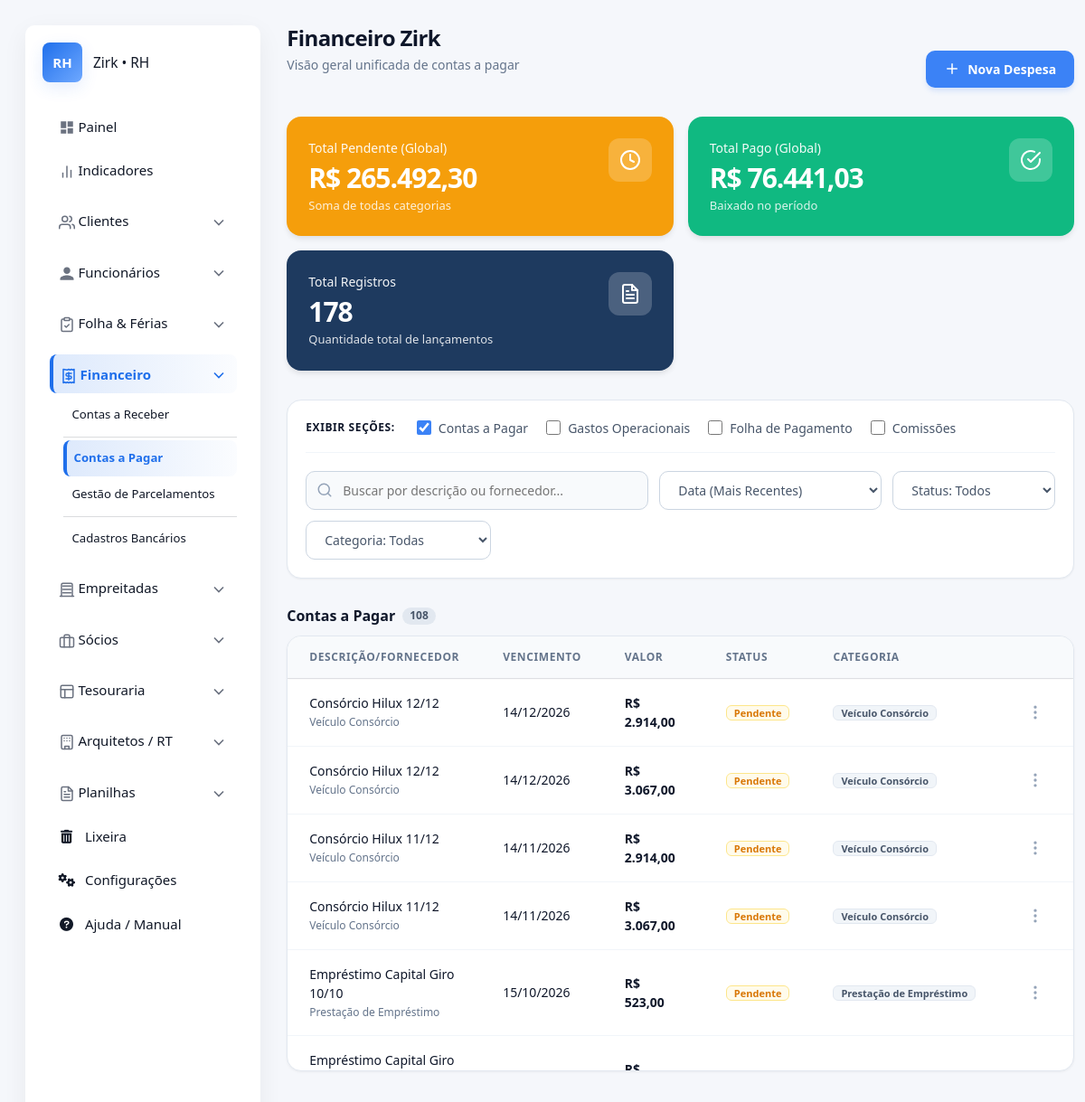
Screenshot of /pagar/ (signed in) with the database file from the repository.
### apps/financeiro/pagar/models.py (models this page shows, shortened)
class GastoBase(SoftDeleteMixin):
    parcelamento = models.ForeignKey(
            ParcelamentoPagar,
            on_delete=models.CASCADE, # Se apagar o pai, apaga as parcelas (ou use PROTECT/SET_NULL conforme regra)
            null=True,
            blank=True,
            related_name='parcelas_%(class)s', # Ex: parcelas_boleto, parcelas_cheque
            verbose_name="Vínculo de Parcelamento"
        )
    banco_origem = models.ForeignKey(
        'receber.Banco',
        on_delete=models.PROTECT,  # Alterado para PROTECT (Segurança Financeira)
        null=True,
        blank=True,
        verbose_name="Conta Bancária"
    )
    movimento_banco = models.OneToOneField(
        'receber.MovimentoBanco',
        on_delete=models.PROTECT,  # Alterado para PROTECT
        null=True,
        blank=True,
        related_name='%(class)s_origem'
    )
    movimento_caixa = models.OneToOneField(
        'receber.CaixaDiario',
        on_delete=models.PROTECT,  # Alterado para PROTECT
        null=True,
        blank=True,
        related_name='%(class)s_origem'
    )
    credor = models.CharField(
        max_length=150,
        verbose_name="Credor / Fornecedor",
        null=True,
        blank=True,
        help_text="Nome da empresa ou pessoa que receberá o pagamento (Igual à planilha)"
    )
    descricao = models.CharField(
        max_length=255,
        verbose_name="Descrição do Gasto",
        blank=True
    )
    valor = models.DecimalField(
        max_digits=10,
        decimal_places=2,
        verbose_name="Valor",
        default=Decimal('0.00'),
        null=True
    )
    data_vencimento = models.DateField(verbose_name="Data de Vencimento")
    observacoes = models.TextField(null=True, blank=True, verbose_name="Observações")
    status = models.CharField('Status', max_length=20, choices=StatusPagamento.choices, default=StatusPagamento.PENDENTE, db_index=True)
    forma_pagamento = models.CharField(
            max_length=20,
            choices=FormaPagamento.choices,
            default=FormaPagamento.BOLETO,
            verbose_name="Forma de Pagamento"
        )
    MODEL_NAMES = {
        "Boleto": "Boleto",
        "GastoUtilidade": "Utilidade",
        "FaturaCartao": "Fatura de Cartão",
        "Cheque": "Cheque",
        "PrestacaoEmprestimo": "Prestação de Empréstimo",
        "GastoVeiculoConsorcio": "Veículo Consórcio",
        "GastoContabilidade": "Contabilidade",
        "GastoImovel": "Imóvel",
        "GastoGeral": "Gasto Geral",
        "GastoGasolina": "Gasolina",
        "FolhaPagamento": "Folha de Pagamento",
        "ComissaoArquiteto": "Comissão de Arquiteto",
        "Emprestimo": "Empréstimo",
        "Pessoa": "Pessoa",
    }
    class Meta:
        abstract = True
        ordering = ['-data_vencimento']
        indexes = [
            models.Index(fields=['data_vencimento', 'status']),
        ]
    def get_valor_consolidado(self):
        return self.valor
    def get_data_consolidada(self):
        return self.data_vencimento
    def get_model_name(self):
        return self.MODEL_NAMES.get(self.__class__.__name__, self.__class__.__name__)
    def get_tipo_classe(self):
            return self.__class__.__name__

class GastoVeiculoConsorcio(GastoBase):
    TIPO_GASTO_CHOICES = [
        ('CONS', 'Consórcio'),
        ('IPVA', 'IPVA'),
        ('SEGURO', 'Seguro'),
        ('LICEN', 'Licenciamento'),
        ('OUTRO', 'Outro Gasto Veicular'),
    ]
    tipo_gasto = models.CharField(max_length=10, choices=TIPO_GASTO_CHOICES, verbose_name="Tipo de Gasto")
    veiculo_referencia = models.CharField(max_length=100, null=True, blank=True, verbose_name="Veículo/Consórcio")
    data_pagamento = models.DateField(null=True, blank=True, verbose_name="Data de Pagamento Real")
    valor_pago = models.DecimalField(max_digits=10, decimal_places=2, null=True, blank=True, verbose_name="Valor Pago Real")
    juros = models.DecimalField(max_digits=10, decimal_places=2, default=Decimal('0.00'), verbose_name="Juros/Multa", null=True, blank=True)
    class Meta:
        verbose_name = "Gasto de Veículo/Consórcio"
        verbose_name_plural = "Consórcios e Carros"
    def get_valor_consolidado(self):
        if self.status in [StatusPagamento.PAGO, 'Pago'] and self.valor_pago:
            return self.valor_pago
        return self.valor

class PrestacaoEmprestimo(GastoBase):
    prestacao = models.IntegerField(null=True, blank=True, verbose_name="Prestação")
    class Meta:
        verbose_name = "Prestação de Empréstimo"
        verbose_name_plural = "Prestações de Empréstimos"

### apps/financeiro/pagar/views.py (the view, shortened to what this page needs)
# urls.py: path('', views.pagar_list, name='pagar_list'),
@login_required
def pagar_list(request):
    mes = request.GET.get('mes')
    ano = request.GET.get('ano')
    search_query = request.GET.get('q', '').strip() # Busca textual
    status_filter = request.GET.get('status', '')   # Filtro de Status
    tipo_filter = request.GET.get('tipo', '')       # Filtro de Categoria
    sort_order = request.GET.get('order', 'desc')   # Ordenação
    start_date = None
    end_date = None
    cat_operacional = ['GastoGeral', 'GastoGasolina']
    cat_folha = ['FolhaPagamento']
    cat_comissao = ['ComissaoArquiteto']
    list_contas = []
    list_operacional = []
    list_folha = []
    list_comissao = []
    total_pendente = Decimal('0.00')
    total_pago = Decimal('0.00')
    total_registros = 0
    STATUS_PAGO_LIST = ['Pago', 'PG', 'Recebido', 'COM']
    select_opts = ['banco_origem', 'movimento_banco']
    for key, data in MODEL_FORM_MAP.items():
        if tipo_filter and tipo_filter != key:
            continue
        ModelClass = data['model']
        campo_data = 'data_vencimento'
        if key in ['GastoGeral', 'GastoGasolina']: campo_data = 'data_gasto'
        elif key == 'Cheque': campo_data = 'data_emissao'
        elif key == 'FolhaPagamento': campo_data = 'data_referencia'
        elif key == 'ComissaoArquiteto': campo_data = 'data_vencimento'
        filtros = Q(is_deleted=False)
        if start_date and end_date:
            filtros &= Q(**{f"{campo_data}__range": (start_date, end_date)})
        qs = ModelClass.objects.filter(filtros)
        related_fields = []
        if key == 'FolhaPagamento':
            related_fields.append('funcionario')
        elif key == 'ComissaoArquiteto':
            related_fields.append('arquiteto')
        for f in select_opts:
            if hasattr(ModelClass, f): related_fields.append(f)
        if related_fields:
            qs = qs.select_related(*related_fields)
        val_expr = None
        if key == 'FolhaPagamento':
            val_expr = (F('salario_real') + F('ferias_terco') + F('empreitada') + F('decimo_terceiro') + F('horas_extras_valor'))
        elif key == 'ComissaoArquiteto':
            val_expr = Case(
                When(status__in=STATUS_PAGO_LIST, valor_pago__isnull=False, then=F('valor_pago')),
                default=F('valor_comissao'), output_field=DecimalField()
            )
        elif key in ['Boleto', 'GastoVeiculoConsorcio']:
            val_expr = Case(
                When(status__in=STATUS_PAGO_LIST, valor_pago__isnull=False, then=F('valor_pago')),
                default=F('valor'), output_field=DecimalField()
            )
        elif key in ['GastoGeral', 'GastoGasolina']:
            val_expr = F('valor_total')
        else:
            val_expr = F('valor')
        qs = qs.annotate(val_cons=val_expr, data_sort=F(campo_data))
        qs = qs[:2000]
        resultados = list(qs)
        for item in resultados:
            valor = item.val_cons or Decimal('0.00')
            is_pago = item.status in STATUS_PAGO_LIST
            if is_pago:
                total_pago += valor
            else:
                total_pendente += valor
        total_registros += len(resultados)
        if key in cat_operacional: list_operacional.extend(resultados)
        elif key in cat_folha: list_folha.extend(resultados)
        elif key in cat_comissao: list_comissao.extend(resultados)
        else: list_contas.extend(resultados)
    reverse_sort = True if sort_order == 'desc' else False
    def apply_sort(lista):
        lista.sort(key=sort_key, reverse=reverse_sort)
        return lista
    form_selecao = TipoGastoForm()
    return render(request, 'core/financeiro/pagar/list.html', {
        'list_contas': apply_sort(list_contas),
        'list_operacional': apply_sort(list_operacional),
        'list_folha': apply_sort(list_folha),
        'list_comissao': apply_sort(list_comissao),
        'total_pendente': total_pendente,
        'total_pago': total_pago,
        'total_registros': total_registros,
        'tipos_disponiveis': MODEL_FORM_MAP.keys(),
        'form_selecao': form_selecao,
        'filtros_ativos': {
            'mes': mes, 'ano': ano, 'q': search_query,
            'status': status_filter, 'tipo': tipo_filter, 'order': sort_order
        },
        'mes_atual': mes if mes else '',
        'ano_atual': ano if ano else '',
    })

### templates/core/financeiro/pagar/list.html (shortened to what this page needs)
{% extends "core/base.html" %}
{% load static %}
{% block content %}
<div class="dash-container">
    <div class="dash-header">
        <div>
            <h1 class="dash-title">Financeiro Zirk</h1>
            <p class="dash-subtitle">Visão geral unificada de contas a pagar</p>
        </div>
        <div>
            <button onclick="openModal('modalSelecao')" class="btn-primary">
                <svg xmlns="http://www.w3.org/2000/svg" width="18" height="18" viewBox="0 0 24 24" fill="none" stroke="currentColor" stroke-width="2" stroke-linecap="round" stroke-linejoin="round"><line x1="12" y1="5" x2="12" y2="19"></line><line x1="5" y1="12" x2="19" y2="12"></line></svg>
                Nova Despesa
            </button>
        </div>
    </div>
    <div class="top-stats-grid">
        <div class="top-card bg-orange-original">
            <div>
                <div class="top-label">Total Pendente (Global)</div>
                <div class="top-value">R$ {{ total_pendente|floatformat:"2g" }}</div>
                <div class="top-sub">Soma de todas categorias</div>
            </div>
            <div class="top-icon">
                <svg xmlns="http://www.w3.org/2000/svg" width="24" height="24" viewBox="0 0 24 24" fill="none" stroke="currentColor" stroke-width="2" stroke-linecap="round" stroke-linejoin="round"><circle cx="12" cy="12" r="10"/><polyline points="12 6 12 12 16 14"/></svg>
            </div>
        </div>
        <div class="top-card bg-green-original">
            <div>
                <div class="top-label">Total Pago (Global)</div>
                <div class="top-value">R$ {{ total_pago|floatformat:"2g" }}</div>
                <div class="top-sub">Baixado no período</div>
            </div>
            <div class="top-icon">
                <svg xmlns="http://www.w3.org/2000/svg" width="24" height="24" viewBox="0 0 24 24" fill="none" stroke="currentColor" stroke-width="2" stroke-linecap="round" stroke-linejoin="round"><path d="M22 11.08V12a10 10 0 1 1-5.93-9.14"/><polyline points="22 4 12 14.01 9 11.01"/></svg>
            </div>
        </div>
        <div class="top-card bg-blue-original">
            <div>
                <div class="top-label">Total Registros</div>
                <div class="top-value">{{ total_registros }}</div>
                <div class="top-sub">Quantidade total de lançamentos</div>
            </div>
            <div class="top-icon">
            </div>
        </div>
    </div>
    <div class="controls-container">
        <div class="view-toggles">
            <span class="toggle-label">Exibir Seções:</span>
            <label class="toggle-item">
                <input type="checkbox" checked onclick="toggleDashboard('dash-contas', this)"> Contas a Pagar
            </label>
            <label class="toggle-item">
                <input type="checkbox" onclick="toggleDashboard('dash-operacional', this)"> Gastos Operacionais
            </label>
            <label class="toggle-item">
                <input type="checkbox" onclick="toggleDashboard('dash-folha', this)"> Folha de Pagamento
            </label>
            <label class="toggle-item">
                <input type="checkbox" onclick="toggleDashboard('dash-comissao', this)"> Comissões
            </label>
        </div>
        <form method="GET" class="toolbar-global" id="filterForm">
            <div class="rh-search">
                <input type="search" name="q" value="{{ filtros_ativos.q|default:'' }}" placeholder="Buscar por descrição ou fornecedor..." onchange="this.form.submit()">
            </div>
            <select name="order" class="filter-select" onchange="this.form.submit()">
                <option value="desc" {% if filtros_ativos.order == 'desc' %}selected{% endif %}>Data (Mais Recentes)</option>
            </select>
            <select name="status" class="filter-select" onchange="this.form.submit()">
                <option value="">Status: Todos</option>
            </select>
            <select name="tipo" class="filter-select" onchange="this.form.submit()">
                <option value="">Categoria: Todas</option>
            </select>
        </form>
    </div>
    <div id="dash-contas" class="dashboard-section">
        <div class="section-header">
            <h2 class="section-title">Contas a Pagar <span class="badge-count">{{ list_contas|length }}</span></h2>
        </div>
        <div class="standard-card">
            <div class="table-responsive">
                <table class="rh-table">
                    <thead>
                        <tr>
                            <th width="35%">Descrição/Fornecedor</th>
                            <th width="15%">Vencimento</th>
                            <th width="15%">Valor</th>
                            <th width="15%">Status</th>
                            <th width="10%">Categoria</th>
                            <th width="10%"></th>
                        </tr>
                    </thead>
                    <tbody>
                        {% for conta in list_contas %}
                        <tr class="conta-row">
                            <td>
                                <div class="text-main">{{ conta.descricao|default:conta.get_model_name }}</div>
                                <div class="text-sub">{{ conta.get_model_name }}</div>
                            </td>
                            <td>
                                <div class="text-main">{{ conta.get_data_consolidada|date:"d/m/Y" }}</div>
                            </td>
                            <td>
                                <div class="text-val">R$ {{ conta.get_valor_consolidado|floatformat:"2g" }}</div>
                            </td>
                            <td>
                                {% if conta.status == 'PG' or conta.status == 'Pago' %}
                                    <span class="badge st-pago">Pago</span>
                                {% elif conta.status == 'Atrasado' %}
                                    <span class="badge st-atrasado">Atrasado</span>
                                {% else %}
                                    <span class="badge st-pendente">Pendente</span>
                                {% endif %}
                            </td>
                            <td>
                                <span class="badge bg-cat">{{ conta.get_model_name }}</span>
                            </td>
                            <td style="text-align: right;">
                                <div class="action-menu">
                                    <button class="dots-btn" onclick="toggleMenu('menu-{{ conta.get_tipo_classe }}-{{ conta.pk }}')">
                                        <svg xmlns="http://www.w3.org/2000/svg" width="20" height="20" viewBox="0 0 24 24" fill="none" stroke="currentColor" stroke-width="2" stroke-linecap="round" stroke-linejoin="round"><circle cx="12" cy="12" r="1"/><circle cx="12" cy="5" r="1"/><circle cx="12" cy="19" r="1"/></svg>
                                    </button>
                                </div>
                            </td>
                        </tr>
                        {% empty %}
                        <tr class="no-data"><td colspan="6" class="empty-msg">Nenhuma conta encontrada com os filtros atuais.</td></tr>
                        {% endfor %}
                    </tbody>
                </table>
            </div>
        </div>
    </div>
</div>
{% endblock %}

### rows the page displays
GastoVeiculoConsorcio: descricao "Consórcio Hilux 12/12", get_model_name "Veículo Consórcio", get_data_consolidada "14/12/2026", get_valor_consolidado "2.914,00", shows "Pendente"
GastoVeiculoConsorcio: descricao "Consórcio Hilux 12/12", get_model_name "Veículo Consórcio", get_data_consolidada "14/12/2026", get_valor_consolidado "3.067,00", shows "Pendente"
GastoVeiculoConsorcio: descricao "Consórcio Hilux 11/12", get_model_name "Veículo Consórcio", get_data_consolidada "14/11/2026", get_valor_consolidado "2.914,00", shows "Pendente"
GastoVeiculoConsorcio: descricao "Consórcio Hilux 11/12", get_model_name "Veículo Consórcio", get_data_consolidada "14/11/2026", get_valor_consolidado "3.067,00", shows "Pendente"
PrestacaoEmprestimo: descricao "Empréstimo Capital Giro 10/10", get_model_name "Prestação de Empréstimo", get_data_consolidada "15/10/2026", get_valor_consolidado "523,00", status "Pendente"
PrestacaoEmprestimo: descricao "Empréstimo Capital Giro…"

### other values shown
{{ total_pendente|floatformat:"2g" }} "265.492,30"
{{ total_pago|floatformat:"2g" }} "76.441,03"
{{ total_registros }} "178"
{{ list_contas|length }} "108"
